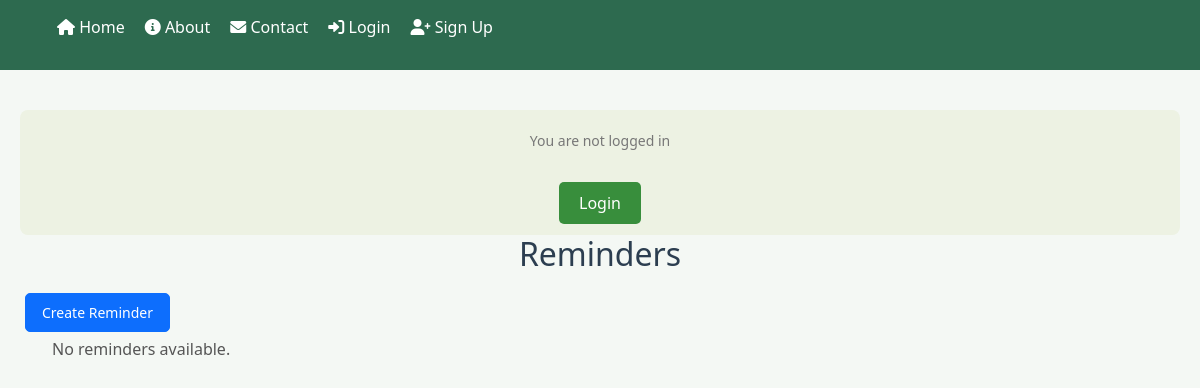
The app's page /reminders/, older data.
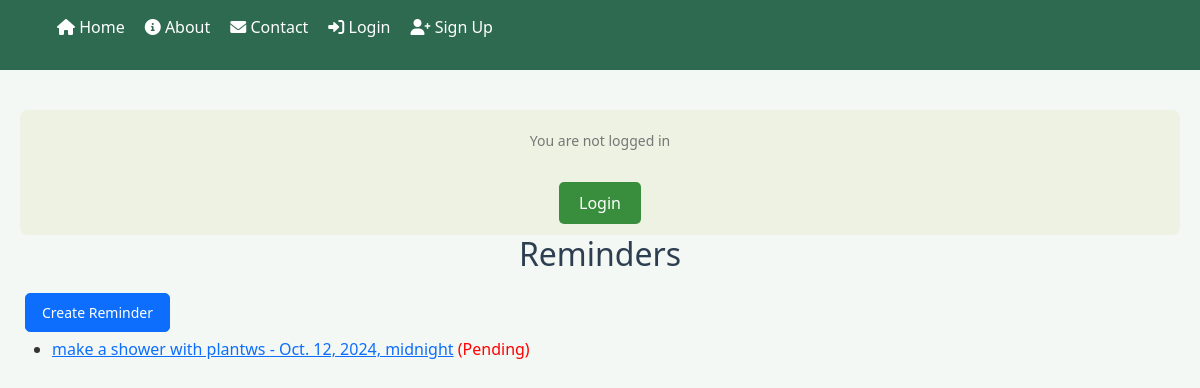
The same page, newer data.
### app/models.py (models this page shows, shortened)
class Reminder(models.Model):
    plant = models.ForeignKey(Plant, on_delete=models.CASCADE)
    task = models.CharField(max_length=100)
    reminder_time = models.DateTimeField()
    is_completed = models.BooleanField(default=False)

### app/views.py (the view)
# urls.py: path('reminders/', ReminderListView.as_view(), name='reminder_list'),
class ReminderListView(ListView):
    model = Reminder
    template_name = 'reminder/reminder_list.html'
    context_object_name = 'reminders'

### app/templates/reminder/reminder_list.html
{% extends 'app/base.html' %}
{% block content %}
<h2>Reminders</h2>
<a href="{% url 'reminder_create' %}" class="btn btn-primary">Create Reminder</a>
<ul>
    {% for reminder in reminders %}
        <li>
            <a href="{% url 'reminder_detail' reminder.pk %}">{{ reminder.task }} - {{ reminder.reminder_time }}</a>
            {% if not reminder.is_completed %}
                <span style="color: red;">(Pending)</span>
            {% else %}
                <span style="color: green;">(Completed)</span>
            {% endif %}
        </li>
    {% empty %}
        <p>No reminders available.</p>
    {% endfor %}
</ul>
{% endblock content %}

Row changes from the older to the newer data that the page shows:
added Reminder: task "make a shower with plantws", reminder_time "Oct. 12, 2024, midnight", is_completed "(Pending)"
Text that changed along with them:
text no longer shown: "No reminders available."
